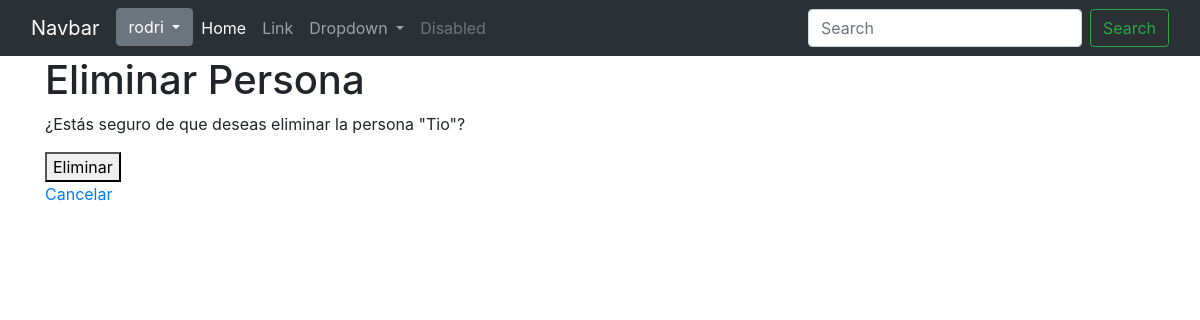
The app's page /persona/eliminar/1/ (signed in), older data.
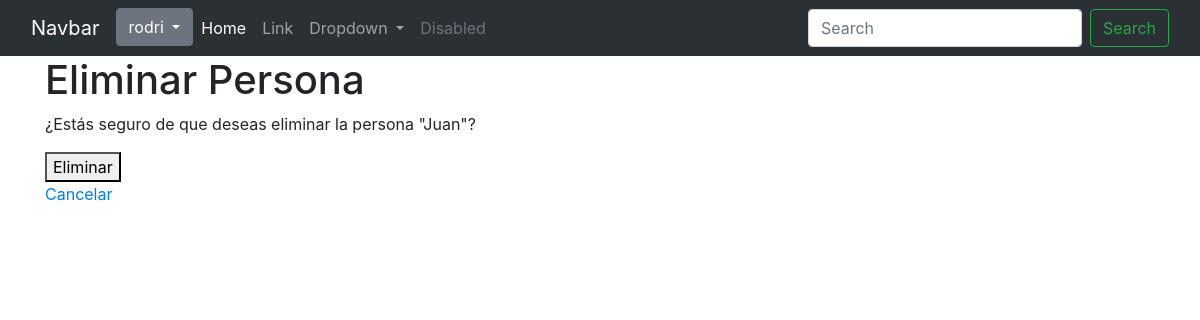
The same page, newer data.
### persona/models.py (models this page shows, shortened)
class Persona(models.Model):
    apellido = models.CharField(verbose_name="apellido", max_length=50)
    nombre = models.CharField(verbose_name="nombre", max_length=50)
    edad = models.IntegerField(verbose_name="edad")
    oficina = models.ForeignKey(Oficina, on_delete=models.PROTECT, related_name="personas", null=True, blank=True)
    class Meta:
        verbose_name = 'Persona'
        verbose_name_plural = 'Personas'

### persona/views.py (the view)
class PersonaDeleteView(LoginRequiredMixin, DeleteView):
    model = Persona
    template_name = "persona/eliminar.html"
    context_object_name = "persona"
    success_url = reverse_lazy('persona:lista')
    def get_context_data(self, **kwargs):
        context = super().get_context_data(**kwargs)
        context['object_name'] = self.object.nombre
        return context

### templates/persona/eliminar.html (shortened to what this page needs)
{% extends 'base.html' %}
{% block content %}
    <h1>Eliminar Persona</h1>
    <p>¿Estás seguro de que deseas eliminar la persona "{{ object_name }}"?</p>
    <form method="post">
        <button type="submit">Eliminar</button>
    </form>
    <a href="{% url 'persona:lista' %}">Cancelar</a>
{% endblock content %}

Row changes from the older to the newer data that the page shows:
changed Persona: nombre "Tio" → "Juan"
